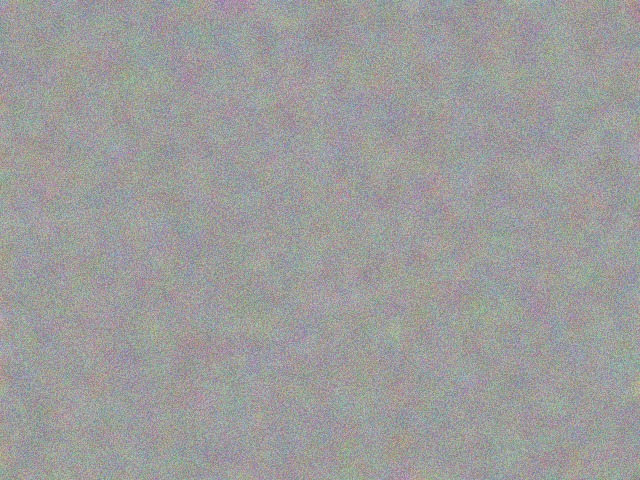
#> input picture test_copymove.jpg, 640 x 480 px
$ python -i ela.py   (imports and definitions only)
#> lines starting #> are read from the running program, lines starting #| are printed output that depends on the picture
"""
ela.py  –  Error Level Analysis (ELA) for image forgery detection.

ELA works by re-saving an image as JPEG and comparing it to the original.
Regions that were tampered (pasted from another image) have different
compression artefacts, so they appear *brighter* in the difference image.

Functions
---------
compute_ela  : Produce a colour ELA image (amplified difference).
ela_to_gray  : Convert the ELA image to a blurred grayscale heatmap.
"""

import io
import os
import glob

import cv2
import numpy as np
from PIL import Image

# Import our shared helpers
from utils import load_image, show_images


# ──────────────────────────────────────────────────────────────────────
# 1.  compute_ela
# ──────────────────────────────────────────────────────────────────────
# [50 lines left out: function compute_ela, not called in this run]


# ──────────────────────────────────────────────────────────────────────
# 2.  ela_to_gray
# ──────────────────────────────────────────────────────────────────────
def ela_to_gray(ela_img: np.ndarray) -> np.ndarray:
    """
    Convert a colour ELA image to a blurred, normalised grayscale map.

    Steps
    -----
    1. Convert RGB → grayscale.
    2. Gaussian blur (5×5 kernel) to reduce noise.
    3. Normalize pixel range to 0-255.

    Parameters
    ----------
    ela_img : np.ndarray
        Colour ELA image (RGB, uint8) from compute_ela().

    Returns
    -------
    np.ndarray
        Single-channel grayscale heatmap (uint8, 0–255).
    """
    # Step 1: RGB → gray
    gray = cv2.cvtColor(ela_img, cv2.COLOR_RGB2GRAY)

    # Step 2: Gaussian blur to smooth out pixel-level noise
    gray = cv2.GaussianBlur(gray, (5, 5), 0)

    # Step 3: Normalize to use the full 0-255 range
    gray = cv2.normalize(gray, None, 0, 255, cv2.NORM_MINMAX)
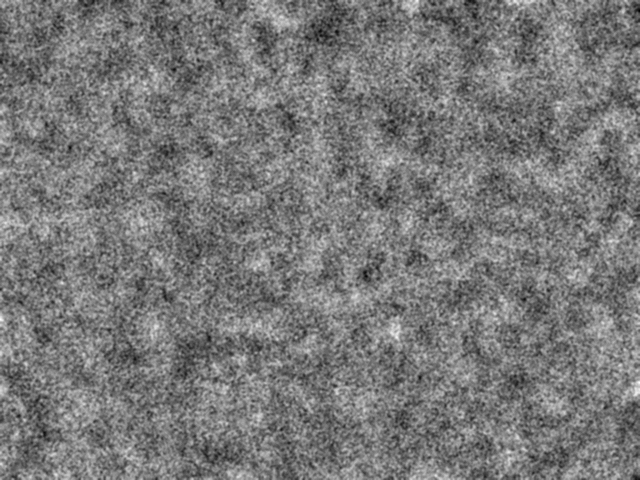
#> gray: shape (480, 640); min 0, max 255, mean 120.9

    return gray.astype(np.uint8)


# ──────────────────────────────────────────────────────────────────────
# Self-test: run ELA on every image in dataset/
# ──────────────────────────────────────────────────────────────────────
# [49 lines not run here, left out]

>>> import cv2
>>> picture = cv2.cvtColor(cv2.imread('test_copymove.jpg'), cv2.COLOR_BGR2RGB)
>>> result = ela_to_gray(picture)
